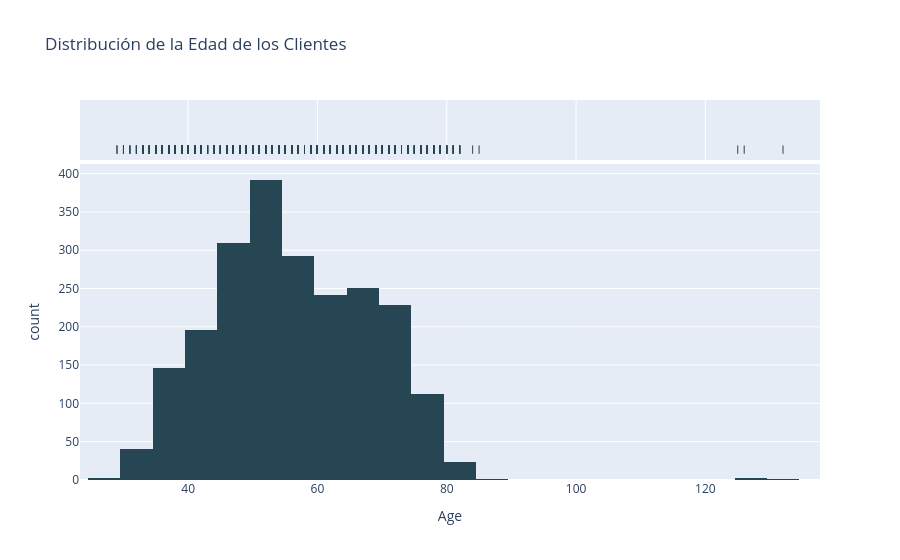

Notebook cell for this chart:
### Markdown cell above
###Distribución de la Edad

### Code cell
# Crear variable edad
df['Age'] = 2025 - df['Year_Birth']

fig1 = px.histogram(
    df,
    x = 'Age',
    nbins = 40,
    color_discrete_sequence = color_schemes['monocromatico'],
    marginal = 'rug',
    title = 'Distribución de la Edad de los Clientes'
    )
fig1.show()

### Figure 1 — Plotly figure (JSON) as saved in the notebook; plotly's stock layout.template omitted (floating-point values rounded to 4 significant figures; data arrays with more than 128 entries replaced by an {"elided": "..."} marker saying what was removed)
{"data": [{"bingroup": "x", "hovertemplate": "Age=%{x}<br>count=%{y}<extra></extra>", "legendgroup": "", "marker": {"color": "#264653", "pattern": {"shape": ""}}, "name": "", "nbinsx": 40, "orientation": "v", "showlegend": false, "type": "histogram", "x": {"elided": "2240 int values"}, "xaxis": "x", "yaxis": "y"}, {"boxpoints": "all", "fillcolor": "rgba(255,255,255,0)", "hoveron": "points", "hovertemplate": "Age=%{x}<extra></extra>", "jitter": 0, "legendgroup": "", "line": {"color": "rgba(255,255,255,0)"}, "marker": {"color": "#264653", "symbol": "line-ns-open"}, "name": "", "showlegend": false, "type": "box", "x": {"elided": "2240 int values"}, "xaxis": "x2", "yaxis": "y2"}], "layout": {"barmode": "relative", "legend": {"tracegroupgap": 0}, "title": {"text": "Distribución de la Edad de los Clientes"}, "xaxis": {"anchor": "y", "domain": [0, 1], "title": {"text": "Age"}}, "xaxis2": {"anchor": "y2", "domain": [0, 1], "matches": "x", "showgrid": true, "showticklabels": false}, "yaxis": {"anchor": "x", "domain": [0, 0.8316], "title": {"text": "count"}}, "yaxis2": {"anchor": "x2", "domain": [0.8416, 1], "matches": "y2", "showgrid": false, "showline": false, "showticklabels": false, "ticks": ""}}}
